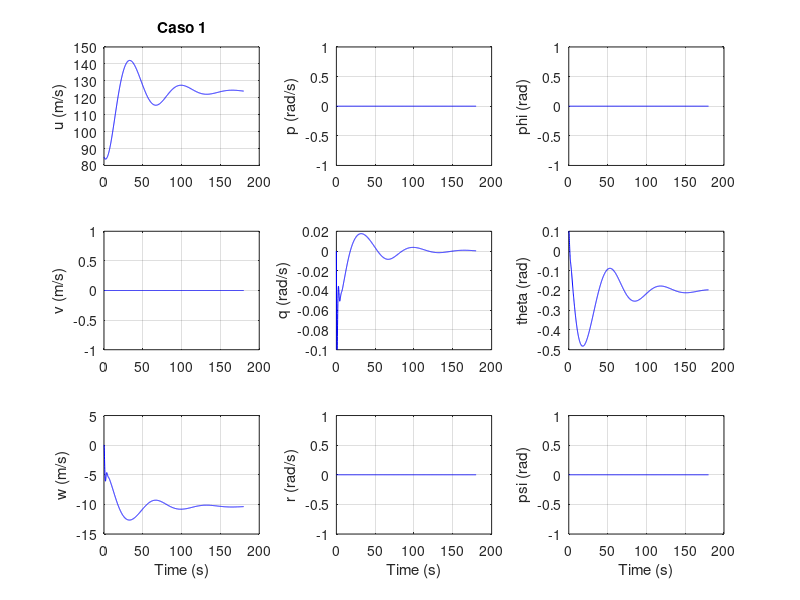
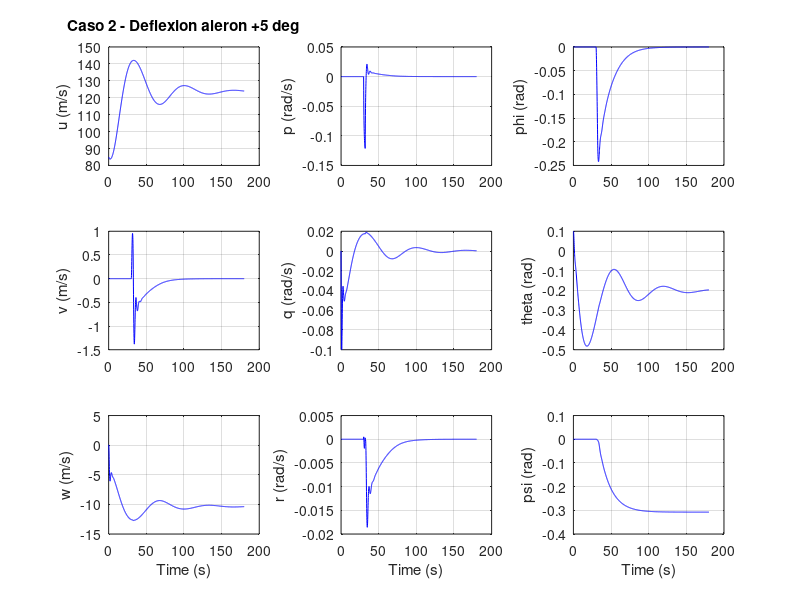
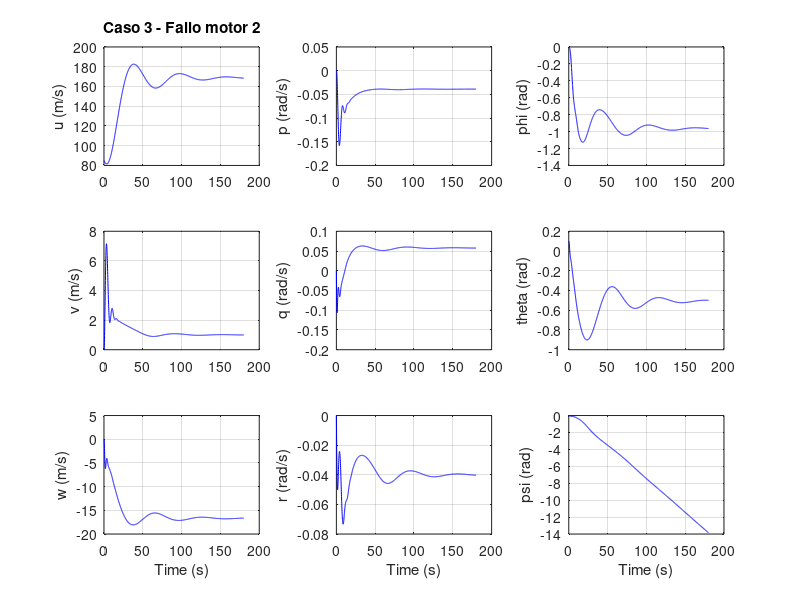
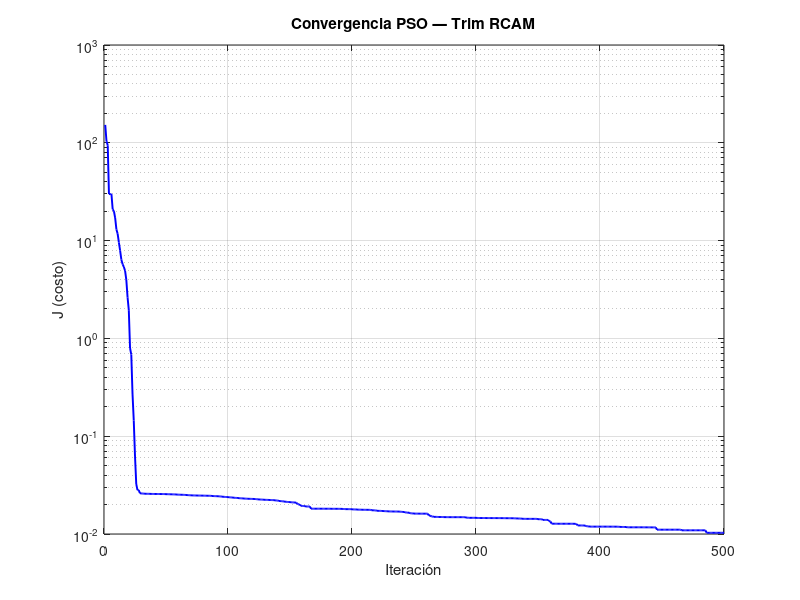

These figures' MATLAB source, in order:
function RCAM()
    clear; clc; close all;
    fprintf('  RCAM — Research Civil Aircraft Model\n');
    pkg load optim;

    % --- Inicialización Caso 1, 2 y 3 ---
    X0 = [85.0; 0.0; 0.0; ...   % u, v, w   [m/s]
           0.0; 0.0; 0.0; ...   % p, q, r   [rad/s]
           0.0; 0.1; 0.0];      % phi, theta, psi [rad]
    U0 = [0.0; -0.1; 0.0; 0.08; 0.08];

    % [CASO 1]
    fprintf('\n[CASO 1] \n');
    simulate(X0, U0, 180.0, 0.1, [], [], 'Caso 1');

    % [CASO 2] Deflexión de alerón
    fprintf('\n[CASO 2] Deflexión alerón +5 deg (t = 30..32 s)\n');
    simulate(X0, U0, 180.0, 0.1, 5.0, [], 'Caso 2 - Deflexion aleron +5 deg');

    % [CASO 4] Fallo motor 2
    fprintf('\n[CASO 3] Fallo motor 2\n');
    simulate(X0, U0, 180.0, 0.1, [], 2, 'Caso 3 - Fallo motor 2');

    % [CASO 5] PSO — Trim Va=78 m/s, psi=45 deg
    Va_obj = 78.0;
    psi_obj = pi / 4; % 45 deg

    fprintf('\n[CASO 4] PSO — Trim Va=78 m/s, psi=45 deg \n');
    [U_pso, J_pso, X_pso, hist_J] = pso_trim(Va_obj, psi_obj, 50, 500);

    % Punto inicial (X0 para optimización local: dim=7)
    alpha_pso = atan2(X_pso(3), X_pso(1));
    x0_refine = [U_pso(1); U_pso(2); U_pso(3); U_pso(4); U_pso(5); alpha_pso; X_pso(8)];

    options = optimset('TolX', 1e-10, 'TolFun', 1e-10, 'MaxIter', 50000, 'MaxFunEvals', 100000);

    obj_refine_func = @(part) obj_refine_local(part, Va_obj, psi_obj);

    [x_ref, J_refine] = fminsearch(obj_refine_func, x0_refine, options);

    if J_refine < J_pso
        fprintf('  Refinamiento MEJORÓ: J_PSO = %.6f  ->  J_refine = %.6f\n', J_pso, J_refine);
        [X_trim, U_trim] = part_to_state_ctrl(x_ref, Va_obj, psi_obj);
        J_trim = J_refine;
    else
        fprintf('  Refinamiento no mejoró (J_refine = %.6f >= J_PSO = %.6f)\n', J_refine, J_pso);
        X_trim = X_pso; U_trim = U_pso; J_trim = J_pso;
    end

    imprimir_resultados_pso(U_trim, J_trim, X_trim);

    figure('Name', 'Convergencia PSO');
    semilogy(hist_J, 'b', 'LineWidth', 1.4);
    xlabel('Iteración'); ylabel('J (costo)');
    title('Convergencia PSO — Trim RCAM');
    grid on;

end


% funciones


function Xd = xdot(X, U)
    m = 120000.0; g = 9.81; S = 260.0; mac = 6.6; b = 44.8;
    S_t = 64.0; l_t = 24.8; rho = 1.225;
    alpha_0 = -11.5 * pi/180; n_lift = 5.5; deps_dalpha = 0.25;

    r_apt1 = [0.0;  7.94; 1.9]; r_apt2 = [0.0; -7.94; 1.9];
    r_cg = [0.23*mac; 0.0; 0.1*mac]; r_ac = [0.12*mac; 0.0; 0.0];

    Ib = m * [40.07,  0.0,   2.098; ...
               0.0,  64.0,   0.0; ...
               2.098, 0.0,  99.92];

    % Desempaquetado de estados y controles
    V_b = X(1:3); u_b = X(1); v_b = X(2); w_b = X(3);
    omega = X(4:6); p = X(4); q = X(5); r = X(6);
    phi = X(7); theta = X(8);

    da = max(min(U(1),  25*pi/180), -25*pi/180);
    de = max(min(U(2),  10*pi/180), -25*pi/180);
    dr = max(min(U(3),  30*pi/180), -30*pi/180);
    th1 = U(4); th2 = U(5);

    % Variables Intermedias
    Va = max(norm(V_b), 1e-6);
    alpha = atan2(w_b, u_b);
    beta = asin(max(min(v_b/Va, 1.0), -1.0));
    Q = 0.5 * rho * Va^2;

    % Coeficientes de fuerza aerodinámica
    if alpha <= 14.5 * pi/180
        CL_wb = n_lift * (alpha - alpha_0);
    else
        CL_wb = 15.212 - 155.2*alpha + 609.2*alpha^2 - 768.5*alpha^3;
    end

    epsilon = deps_dalpha * (alpha - alpha_0);
    alpha_t = alpha - epsilon + de + 1.3*q*l_t/Va;
    CL_t = (S_t/S) * 3.1 * alpha_t;

    CL = CL_wb + CL_t;
    CD = 0.13 + 0.07*(n_lift*alpha + 0.654)^2;
    CY = -1.6*beta + 0.24*dr;

    % Rotación Estabilidad -> Cuerpo
    F_As = Q * S * [-CD; CY; -CL];
    ca = cos(alpha); sa = sin(alpha);
    C_bs = [ ca, 0.0, -sa; ...
            0.0, 1.0, 0.0; ...
             sa, 0.0,  ca];
    F_Ab = C_bs * F_As;

    % Momentos Aerodinámicos en AC
    n_vec = [-1.4 * beta; ...
             -0.59 - (3.1*S_t*l_t)/(S*mac) * (alpha - epsilon); ...
             (1.0 - alpha*180.0/(pi*15.0)) * beta];

    dCm_domega = (mac/Va) * [-11.0,  0.0,   5.0; ...
                               0.0, -4.03*S_t*l_t^2/(S*mac^2), 0.0; ...
                               1.7,  0.0, -11.5];

    dCm_du = [-0.6,  0.0,  0.22; ...
               0.0, -3.1*(S_t*l_t)/(S*mac), 0.0; ...
               0.0,  0.0, -0.63];

    C_Mac = n_vec + dCm_domega * omega + dCm_du * [da; de; dr];
    M_Aac = C_Mac * Q * S * mac;

    % Momento respecto al CG
    M_Acg = M_Aac + cross(F_Ab, r_cg - r_ac);

    % Propulsión
    F1 = min(th1 * m * g, 0.175 * m * g);
    F2 = min(th2 * m * g, 0.175* m * g);
    F_Eb = [F1 + F2; 0.0; 0.0];
    M_Ecg = cross(r_apt1 - r_cg, [F1; 0.0; 0.0]) + cross(r_apt2 - r_cg, [F2; 0.0; 0.0]);

    % Gravedad
    F_gb = m * [-g * sin(theta); ...
                 g * cos(theta) * sin(phi); ...
                 g * cos(theta) * cos(phi)];

    % Ecuaciones diferenciales dinámicas (10 pasos)
    F_total = F_Ab + F_Eb + F_gb;
    M_total = M_Acg + M_Ecg;

    Xd_123 = F_total/m - cross(omega, V_b);
    Xd_456 = Ib \ (M_total - cross(omega, Ib * omega));

    % Cinemática de Euler
    sphi = sin(phi); cphi = cos(phi);
    stheta = sin(theta); ctheta = cos(theta); ttheta = tan(theta);

    H = [1.0,  sphi*ttheta,  cphi*ttheta; ...
         0.0,  cphi,        -sphi; ...
         0.0,  sphi/ctheta,  cphi/ctheta];
    Xd_789 = H * omega;

    Xd = [Xd_123; Xd_456; Xd_789];
end

function [t, X_hist] = simulate(X0, U0, t_total, dt, aileron_deg, engine_off, title_str)
    N = round(t_total / dt) + 1;
    t = linspace(0.0, t_total, N)';
    X_hist = zeros(N, 9);
    X_hist(1, :) = X0';
    X = X0;

    fprintf('  Iniciando: %s  (%d pasos, dt=%0.2fs)\n', title_str, N-1, dt);

    for k = 2:N
        t_k = t(k-1);
        U = U0;

        % defleccion aleron
        if ~isempty(aileron_deg) && (t_k >= 30.0 && t_k <= 32.0)
            U(1) = U(1) + aileron_deg * pi/180.0;
        end

        % Fallo de motor
        if ~isempty(engine_off)
            if engine_off == 1, U(4) = 0.0; end
            if engine_off == 2, U(5) = 0.0; end
        end

        % integracion
        Xd = xdot(X, U);
        X = X + dt * Xd;
        X_hist(k, :) = X';
    end
    fprintf('  Finalizado.\n');
    plot_results(t, X_hist, title_str);
end

function plot_results(t, X, title_str)
    figure('Name', title_str);

    subplot(3,3,1); plot(t, X(:,1), 'b'); ylabel('u (m/s)'); grid on; title([title_str '']);
    subplot(3,3,4); plot(t, X(:,2), 'b'); ylabel('v (m/s)'); grid on;
    subplot(3,3,7); plot(t, X(:,3), 'b'); ylabel('w (m/s)'); xlabel('Time (s)'); grid on;

    subplot(3,3,2); plot(t, X(:,4), 'b'); ylabel('p (rad/s)'); grid on; title('');
    subplot(3,3,5); plot(t, X(:,5), 'b'); ylabel('q (rad/s)'); grid on;
    subplot(3,3,8); plot(t, X(:,6), 'b'); ylabel('r (rad/s)'); xlabel('Time (s)'); grid on;

    subplot(3,3,3); plot(t, X(:,7), 'b'); ylabel('phi (rad)'); grid on; title('');
    subplot(3,3,6); plot(t, X(:,8), 'b'); ylabel('theta (rad)'); grid on;
    subplot(3,3,9); plot(t, X(:,9), 'b'); ylabel('psi (rad)'); xlabel('Time (s)'); grid on;
end

# FUNCION DE COSTO

function J = cost_function(Va_ideal, psi_ideal, X_eval, U)
    Xd = xdot(X_eval, U);
    Va_actual = norm(X_eval(1:3));
    alpha_actual = atan2(X_eval(3), X_eval(1));
    gamma_actual = X_eval(8) - alpha_actual;

    % Normalización y residuos adimensionales
    e_lineal = Xd(1:3) / Va_ideal;
    e_angular = Xd(4:6) / 0.1;
    e_euler = Xd(7:9) / 0.1;

    e_Va = (Va_ideal - Va_actual) / Va_ideal;
    e_gamma = gamma_actual / (5*pi/180);
    e_phi = X_eval(7) / (5*pi/180);
    e_psi = (psi_ideal - X_eval(9)) / (pi/4);

    errores = [e_lineal; e_angular; e_euler; e_Va; e_gamma; e_phi; e_psi];
    pesos = [200; 200; 200; ... % Xdot lineal
             100; 150; 100; ... % Xdot angular
              50;  50;  50; ... % Xdot Euler
             300;           ... % e_Va (Peso dominante)
             100;           ... % e_gamma
              80;           ... % e_phi
              80];              % e_psi

    J = sum(pesos .* (errores.^2));
end

function J = obj_refine_local(part, Va_ideal, psi_ideal)
    % Envuelve la cost_function para fminsearch
    [X, U] = part_to_state_ctrl(part, Va_ideal, psi_ideal);
    J = cost_function(Va_ideal, psi_ideal, X, U);
end

function [X, U] = part_to_state_ctrl(part, Va_ideal, psi_ideal)
    % Transforma el vector continuo de optimización de dim 7 a estado(9) y control(5)
    U = [part(1); part(2); part(3); part(4); part(5)];
    alpha = part(6); theta = part(7);
    u_b = Va_ideal * cos(alpha);
    w_b = Va_ideal * sin(alpha);
    X = [u_b; 0.0; w_b; 0.0; 0.0; 0.0; 0.0; theta; psi_ideal];
end
% OPTIMIZADOR PSO ADAPTATIVO
function [U_opt, gbest_cost, X_trim, historial_J] = pso_trim(Va_ideal, psi_ideal, n_particles, n_iter)
    d2r = pi / 180;

    % Límites físicos inferiores y superiores de búsqueda
    lb = [-25*d2r, -25*d2r, -30*d2r, 0.01, 0.01,  0*d2r, -5*d2r];
    ub = [ 25*d2r,  10*d2r,  30*d2r, 0.175, 0.175, 15*d2r, 15*d2r];
    d = 7;

    % Semilla fija para reproducibilidad
    rand('seed', 42);

    % Inicialización de partículas
    pos = repmat(lb, n_particles, 1) + rand(n_particles, d) .* repmat((ub - lb), n_particles, 1);
    v_max = 0.20 * (ub - lb);
    vel = repmat(-v_max, n_particles, 1) + rand(n_particles, d) .* repmat(2*v_max, n_particles, 1);

    % Evaluación Inicial
    cost = zeros(n_particles, 1);
    for i = 1:n_particles
        [X, U] = part_to_state_ctrl(pos(i,:), Va_ideal, psi_ideal);
        cost(i) = cost_function(Va_ideal, psi_ideal, X, U);
    end

    pbest_pos = pos;
    pbest_cost = cost;

    [gbest_cost, gbest_idx] = min(pbest_cost);
    gbest_pos = pbest_pos(gbest_idx, :);

    historial_J = zeros(n_iter, 1);
    fprintf('  %6s  %12s  %7s  %7s  %7s\n', 'Iter', 'J_best', 'w', 'c1', 'c2');

    % Bucle principal del PSO Adaptativo
    for t = 1:n_iter
        % Dinámica adaptativa de los hiperparámetros
        w = 0.4 * (t - n_iter) / (n_iter^2) + 0.4;
        c1 = -3.0 * (t / n_iter) + 3.5;
        c2 = 3.0 * (t / n_iter) + 0.5;

        r1 = rand(n_particles, d);
        r2 = rand(n_particles, d);

        gbest_pos_mat = repmat(gbest_pos, n_particles, 1);
        v_max_mat = repmat(v_max, n_particles, 1);
        ub_mat = repmat(ub, n_particles, 1);
        lb_mat = repmat(lb, n_particles, 1);

        % Actualización de velocidades y posiciones
        vel = w * vel + c1 * r1 .* (pbest_pos - pos) + c2 * r2 .* (gbest_pos_mat - pos);
        vel = max(min(vel, v_max_mat), -v_max_mat);

        pos = pos + vel;
        pos = max(min(pos, ub_mat), lb_mat);

        % Evaluación
        for i = 1:n_particles
            [X, U] = part_to_state_ctrl(pos(i,:), Va_ideal, psi_ideal);
            cost(i) = cost_function(Va_ideal, psi_ideal, X, U);
        end

        % Actualización mejores personales
        mejora = cost < pbest_cost;
        pbest_pos(mejora, :) = pos(mejora, :);
        pbest_cost(mejora) = cost(mejora);

        % Actualización mejor global
        [current_best_cost, idx] = min(pbest_cost);
        if current_best_cost < gbest_cost
            gbest_cost = current_best_cost;
            gbest_pos = pbest_pos(idx, :);
        end

        historial_J(t) = gbest_cost;

        if mod(t, 50) == 0 || t == 1
            fprintf('  %6d  %12.4f  %0.4f  %0.4f  %0.4f\n', t, gbest_cost, w, c1, c2);
        end
    end

    [X_trim, U_opt] = part_to_state_ctrl(gbest_pos, Va_ideal, psi_ideal);
end

% Graficas

function imprimir_resultados_pso(U_trim, J_trim, X_trim)
    Xd_trim = xdot(X_trim, U_trim);
    alpha_trim = atan2(X_trim(3), X_trim(1));
    Va_trim = norm(X_trim(1:3));
    gamma_trim = X_trim(8) - alpha_trim;
    sep = '=======================================================';

    fprintf('\n%s\n  OPTIMAL CONTROL SET\n%s\n', sep, sep);
    fprintf('  delta_A (aleron)    : %+12.6f deg  (%+14.6f rad)\n', rad2deg(U_trim(1)), U_trim(1));
    fprintf('  delta_E (elevador)  : %+12.6f deg  (%+14.6f rad)\n', rad2deg(U_trim(2)), U_trim(2));
    fprintf('  delta_R (timon)     : %+12.6f deg  (%+14.6f rad)\n', rad2deg(U_trim(3)), U_trim(3));
    fprintf('  throttle 1          : %29.8f\n', U_trim(4));
    fprintf('  throttle 2          : %29.8f\n', U_trim(5));
    fprintf('  Costo J final       : %29.6f\n', J_trim);

    fprintf('\n%s\n  TRIM STATE X_trim\n%s\n', sep, sep);
    labels = {'u', 'v', 'w', 'p', 'q', 'r', 'phi', 'theta', 'psi'};
    units = {'m/s', 'm/s', 'm/s', 'rad/s', 'rad/s', 'rad/s', 'rad', 'rad', 'rad'};
    for i = 1:9
        fprintf('  X[%d]  %-6s [%-5s] : %+18.8f\n', i-1, labels{i}, units{i}, X_trim(i));
    end

    fprintf('\n  -- Ángulos derivados --\n');
    fprintf('  alpha (ataque)      : %+12.6f deg  (%+14.6f rad)\n', rad2deg(alpha_trim), alpha_trim);
    fprintf('  gamma (senda)       : %+12.6f deg  (%+14.6f rad)\n', rad2deg(gamma_trim), gamma_trim);
    fprintf('  Va (aerodin.)       : %+12.6f m/s\n', Va_trim);

    fprintf('\n%s\n  XDOT evaluado en el trim\n%s\n', sep, sep);
    for i = 1:9
        fprintf('  Xd[%d] %-6s_dot      : %1.6e\n', i-1, labels{i}, Xd_trim(i));
    end
    fprintf('\n  ||Xdot|| = %1.6e  (ideal = 0)\n%s\n', norm(Xd_trim), sep);
end

function d = rad2deg(r), d = r * (180/pi); end
